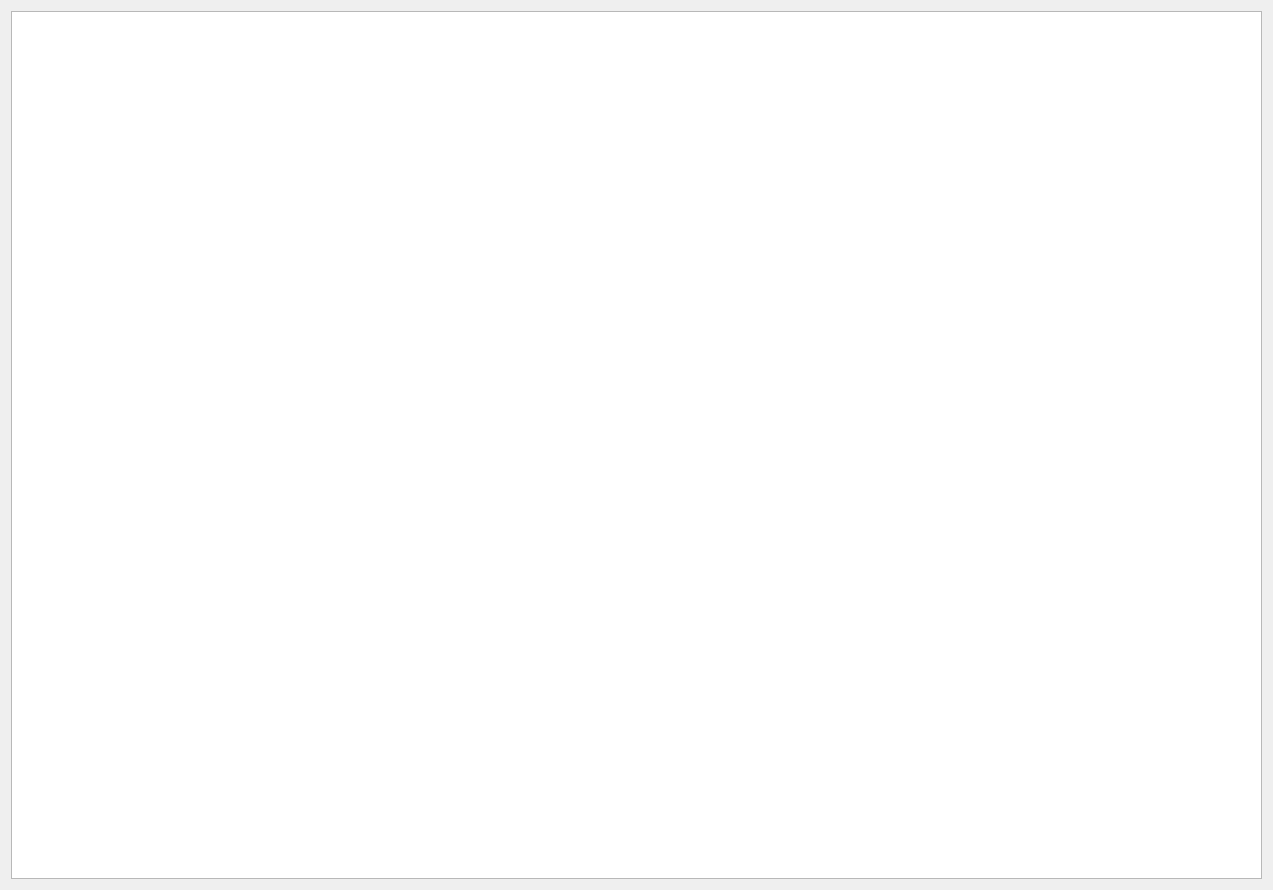
<?xml version="1.0" encoding="UTF-8"?>
<ui version="4.0">
 <class>Dialog</class>
 <widget class="QDialog" name="Dialog">
  <property name="geometry">
   <rect>
    <x>0</x>
    <y>0</y>
    <width>1273</width>
    <height>890</height>
   </rect>
  </property>
  <property name="windowTitle">
   <string>Network Display</string>
  </property>
  <layout class="QGridLayout" name="gridLayout">
   <item row="0" column="0">
    <widget class="QTextEdit" name="out_text">
     <property name="readOnly">
      <bool>true</bool>
     </property>
    </widget>
   </item>
  </layout>
 </widget>
 <resources/>
 <connections/>
</ui>
